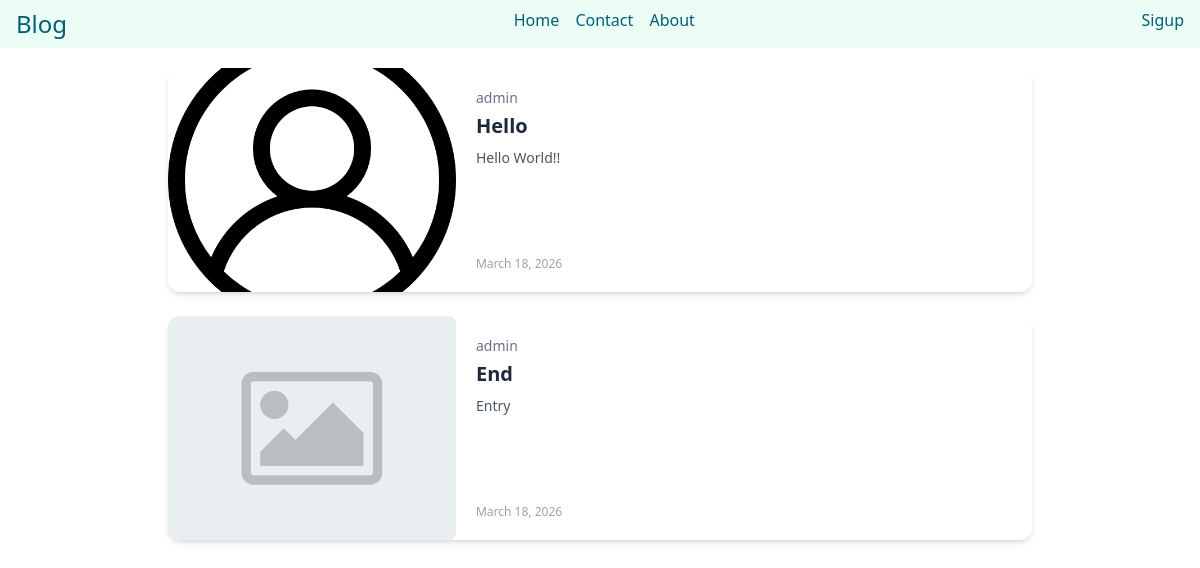
Page /post/ on the earlier database version.
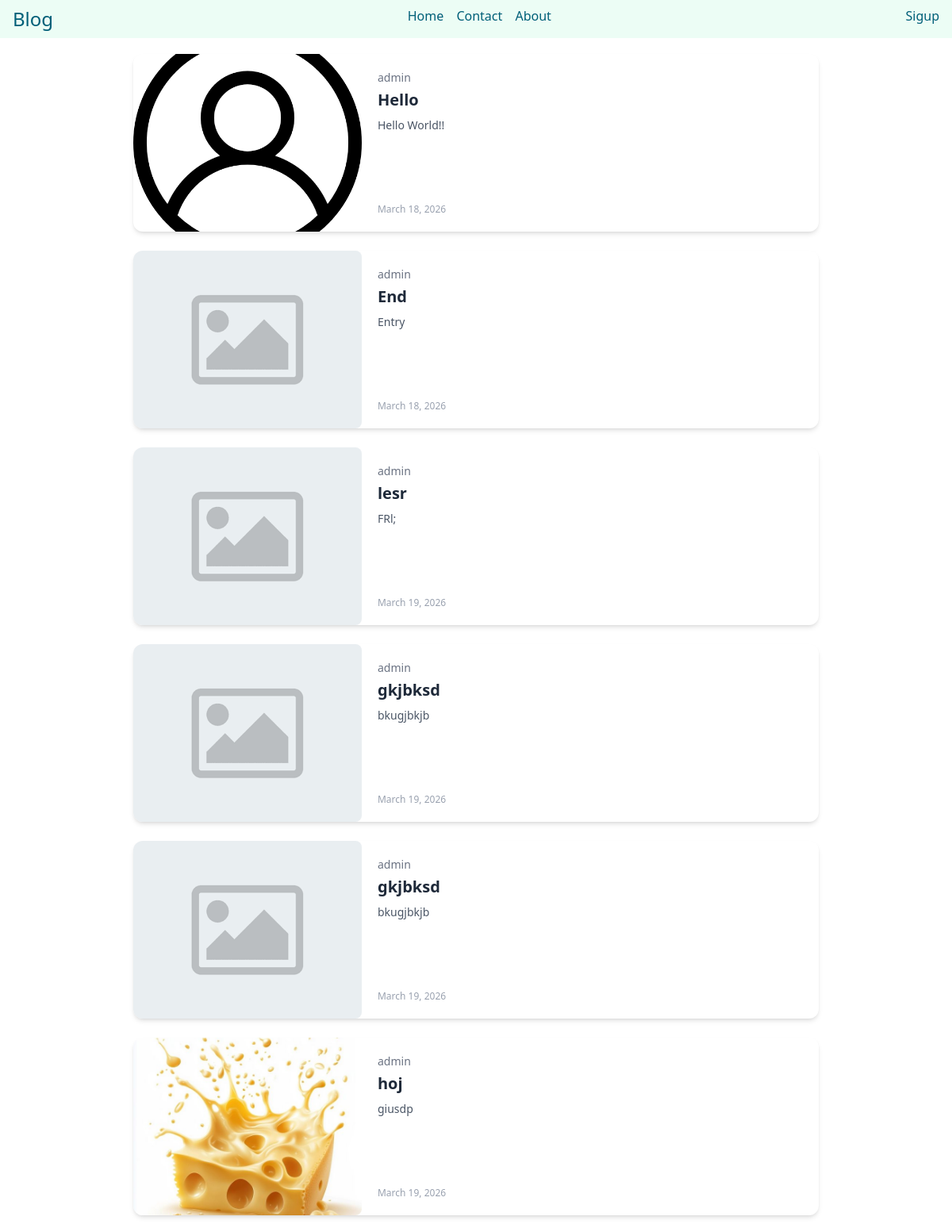
Same page on the later database version.
### home/models.py (models this page shows, shortened)
class Post(models.Model):
    name = models.ForeignKey(User, on_delete=models.CASCADE)
    title = models.CharField(max_length=100)
    image = models.ImageField(default='default.png', null=True, upload_to='post_pictures')
    para = models.TextField(max_length=500)
    date = models.DateField(auto_now_add=True)

### home/views.py (the view)
# urls.py: path('post/', views.posts, name='post')
def posts(request):
    post = Post.objects.all()
    return render(request, 'home/posts.html',{'posts':post})

### home/templates/home/posts.html (shortened to what this page needs)
{% extends 'home/base.html' %}
{% block content %}
<div class="max-w-4xl mx-auto mt-5 mb-4 space-y-6 px-4">
    {% for post in posts %}
    <div class="bg-white shadow-md rounded-xl overflow-hidden hover:shadow-lg transition duration-300">
        <div class="flex flex-col md:flex-row">
            <div class="md:w-1/3">
                <img src="{{ post.image.url }}" alt="" class="w-full h-48 md:h-56 object-cover rounded-lg">
            </div>
            <div class="p-5 md:w-2/3 flex flex-col justify-between">
                <div>
                    <p class="text-sm text-gray-500 mb-1">
                        {{ post.name.username }}
                    </p>
                    <h3 class="text-xl font-semibold text-gray-800 mb-2">
                        {{ post.title }}
                    </h3>
                    <p class="text-gray-600 text-sm line-clamp-3">
                        {{ post.para }}
                    </p>
                </div>
                <div class="mt-4 flex items-center justify-between">
                    <p class="text-xs text-gray-400">
                        {{ post.date }}
                    </p>
                </div>
            </div>
        </div>
    </div>
    {% endfor %}
</div>
{% endblock %}

### home/templates/home/base.html (shortened to what this page needs)
<!DOCTYPE html>
<html lang="en">
<head>
    <script src="https://cdn.jsdelivr.net/npm/@tailwindcss/browser@4"></script>
</head>
<body>
    <nav class="bg-emerald-50 basis-full text-cyan-800">
        <div class="flex justify-between px-4 py-2">
            <div class="text-2xl">
                <h2>Blog</h2>
            </div>
            <div class="space-x-3">
                <a href="">Home</a>
                <a href="">Contact</a>
                <a href="">About</a>
            </div>
            <div>
                <a href="{% url 'users:register' %}">Sigup</a>
            </div>
        </div>
    </nav>
    {% block content %}
    {% endblock %}
</body>
</html>

Differences in the rows shown:
added Post: image (placeholder picture), name.username "admin", title "lesr", para "FRl;", date "March 19, 2026"
added Post: image (placeholder picture), name.username "admin", title "gkjbksd", para "bkugjbkjb", date "March 19, 2026"
added Post: image (placeholder picture), name.username "admin", title "gkjbksd", para "bkugjbkjb", date "March 19, 2026"
added Post: image (picture), name.username "admin", title "hoj", para "giusdp", date "March 19, 2026"
